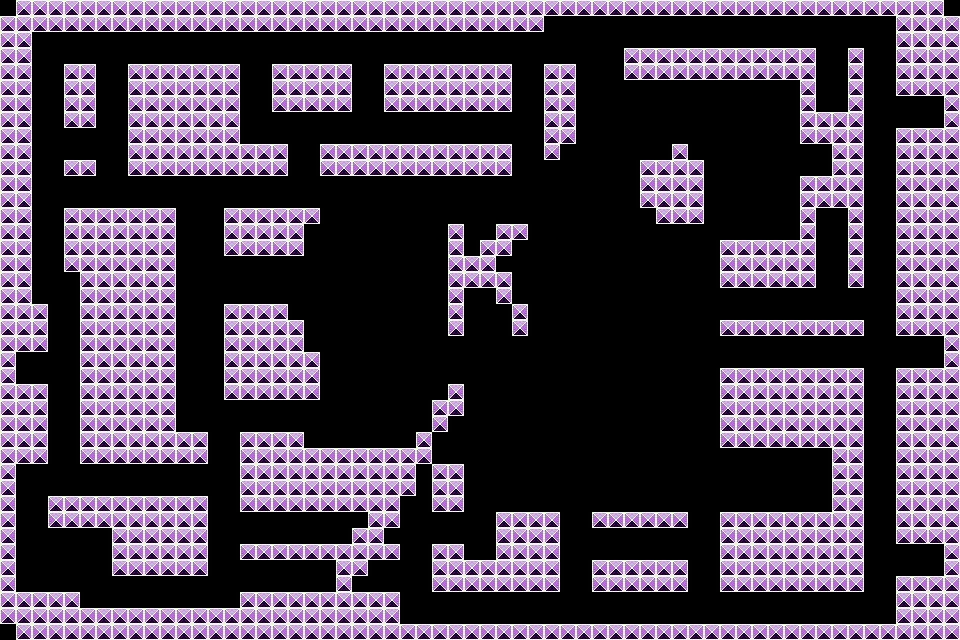

This game map was drawn from its Tiled (.tmx) file and the tilesets committed beside it. A one-line description and the full map source follow:
An orthogonal 60x40 tile map with 16x16 px tiles, 1 tile layer (walls).

<map version="1.10" tiledversion="1.10.2" orientation="orthogonal" renderorder="right-down" width="60" height="40" tilewidth="16" tileheight="16" infinite="0" nextlayerid="2" nextobjectid="1">
 <editorsettings>
  <export target="purple_map.json" format="json" />
 </editorsettings>
 <tileset firstgid="1" source="wall.tsx" />
 <layer id="1" name="walls" width="60" height="40">
  <data encoding="csv">
0,1,1,1,1,1,1,1,1,1,1,1,1,1,1,1,1,1,1,1,1,1,1,1,1,1,1,1,1,1,1,1,1,1,1,1,1,1,1,1,1,1,1,1,1,1,1,1,1,1,1,1,1,1,1,1,1,1,1,0,
1,1,1,1,1,1,1,1,1,1,1,1,1,1,1,1,1,1,1,1,1,1,1,1,1,1,1,1,1,1,1,1,1,1,0,0,0,0,0,0,0,0,0,0,0,0,0,0,0,0,0,0,0,0,0,0,1,1,1,1,
1,1,0,0,0,0,0,0,0,0,0,0,0,0,0,0,0,0,0,0,0,0,0,0,0,0,0,0,0,0,0,0,0,0,0,0,0,0,0,0,0,0,0,0,0,0,0,0,0,0,0,0,0,0,0,0,1,1,1,1,
1,1,0,0,0,0,0,0,0,0,0,0,0,0,0,0,0,0,0,0,0,0,0,0,0,0,0,0,0,0,0,0,0,0,0,0,0,0,0,1,1,1,1,1,1,1,1,1,1,1,1,0,0,1,0,0,1,1,1,1,
1,1,0,0,1,1,0,0,1,1,1,1,1,1,1,0,0,1,1,1,1,1,0,0,1,1,1,1,1,1,1,1,0,0,1,1,0,0,0,1,1,1,1,1,1,1,1,1,1,1,1,0,0,1,0,0,1,1,1,1,
1,1,0,0,1,1,0,0,1,1,1,1,1,1,1,0,0,1,1,1,1,1,0,0,1,1,1,1,1,1,1,1,0,0,1,1,0,0,0,0,0,0,0,0,0,0,0,0,0,0,1,0,0,1,0,0,1,1,1,1,
1,1,0,0,1,1,0,0,1,1,1,1,1,1,1,0,0,1,1,1,1,1,0,0,1,1,1,1,1,1,1,1,0,0,1,1,0,0,0,0,0,0,0,0,0,0,0,0,0,0,1,0,0,1,0,0,0,0,0,1,
1,1,0,0,1,1,0,0,1,1,1,1,1,1,1,0,0,0,0,0,0,0,0,0,0,0,0,0,0,0,0,0,0,0,1,1,0,0,0,0,0,0,0,0,0,0,0,0,0,0,1,1,1,1,0,0,0,0,0,1,
1,1,0,0,0,0,0,0,1,1,1,1,1,1,1,0,0,0,0,0,0,0,0,0,0,0,0,0,0,0,0,0,0,0,1,1,0,0,0,0,0,0,0,0,0,0,0,0,0,0,1,1,1,1,0,0,1,1,1,1,
1,1,0,0,0,0,0,0,1,1,1,1,1,1,1,1,1,1,0,0,1,1,1,1,1,1,1,1,1,1,1,1,0,0,1,0,0,0,0,0,0,0,1,0,0,0,0,0,0,0,0,0,1,1,0,0,1,1,1,1,
1,1,0,0,1,1,0,0,1,1,1,1,1,1,1,1,1,1,0,0,1,1,1,1,1,1,1,1,1,1,1,1,0,0,0,0,0,0,0,0,1,1,1,1,0,0,0,0,0,0,0,0,1,1,0,0,1,1,1,1,
1,1,0,0,0,0,0,0,0,0,0,0,0,0,0,0,0,0,0,0,0,0,0,0,0,0,0,0,0,0,0,0,0,0,0,0,0,0,0,0,1,1,1,1,0,0,0,0,0,0,1,1,1,1,0,0,1,1,1,1,
1,1,0,0,0,0,0,0,0,0,0,0,0,0,0,0,0,0,0,0,0,0,0,0,0,0,0,0,0,0,0,0,0,0,0,0,0,0,0,0,1,1,1,1,0,0,0,0,0,0,1,1,1,1,0,0,1,1,1,1,
1,1,0,0,1,1,1,1,1,1,1,0,0,0,1,1,1,1,1,1,0,0,0,0,0,0,0,0,0,0,0,0,0,0,0,0,0,0,0,0,0,1,1,1,0,0,0,0,0,0,1,0,0,1,0,0,1,1,1,1,
1,1,0,0,1,1,1,1,1,1,1,0,0,0,1,1,1,1,1,0,0,0,0,0,0,0,0,0,1,0,0,1,1,0,0,0,0,0,0,0,0,0,0,0,0,0,0,0,0,0,1,0,0,1,0,0,1,1,1,1,
1,1,0,0,1,1,1,1,1,1,1,0,0,0,1,1,1,1,1,0,0,0,0,0,0,0,0,0,1,0,1,1,0,0,0,0,0,0,0,0,0,0,0,0,0,1,1,1,1,1,1,0,0,1,0,0,1,1,1,1,
1,1,0,0,1,1,1,1,1,1,1,0,0,0,0,0,0,0,0,0,0,0,0,0,0,0,0,0,1,1,1,0,0,0,0,0,0,0,0,0,0,0,0,0,0,1,1,1,1,1,1,0,0,1,0,0,1,1,1,1,
1,1,0,0,0,1,1,1,1,1,1,0,0,0,0,0,0,0,0,0,0,0,0,0,0,0,0,0,1,1,1,1,0,0,0,0,0,0,0,0,0,0,0,0,0,1,1,1,1,1,1,0,0,1,0,0,1,1,1,1,
1,1,0,0,0,1,1,1,1,1,1,0,0,0,0,0,0,0,0,0,0,0,0,0,0,0,0,0,1,0,0,1,0,0,0,0,0,0,0,0,0,0,0,0,0,0,0,0,0,0,0,0,0,0,0,0,1,1,1,1,
1,1,1,0,0,1,1,1,1,1,1,0,0,0,1,1,1,1,0,0,0,0,0,0,0,0,0,0,1,0,0,0,1,0,0,0,0,0,0,0,0,0,0,0,0,0,0,0,0,0,0,0,0,0,0,0,1,1,1,1,
1,1,1,0,0,1,1,1,1,1,1,0,0,0,1,1,1,1,1,0,0,0,0,0,0,0,0,0,1,0,0,0,1,0,0,0,0,0,0,0,0,0,0,0,0,1,1,1,1,1,1,1,1,1,0,0,1,1,1,1,
1,1,1,0,0,1,1,1,1,1,1,0,0,0,1,1,1,1,1,0,0,0,0,0,0,0,0,0,0,0,0,0,0,0,0,0,0,0,0,0,0,0,0,0,0,0,0,0,0,0,0,0,0,0,0,0,0,0,0,1,
1,0,0,0,0,1,1,1,1,1,1,0,0,0,1,1,1,1,1,1,0,0,0,0,0,0,0,0,0,0,0,0,0,0,0,0,0,0,0,0,0,0,0,0,0,0,0,0,0,0,0,0,0,0,0,0,0,0,0,1,
1,0,0,0,0,1,1,1,1,1,1,0,0,0,1,1,1,1,1,1,0,0,0,0,0,0,0,0,0,0,0,0,0,0,0,0,0,0,0,0,0,0,0,0,0,1,1,1,1,1,1,1,1,1,0,0,1,1,1,1,
1,1,1,0,0,1,1,1,1,1,1,0,0,0,1,1,1,1,1,1,0,0,0,0,0,0,0,0,1,0,0,0,0,0,0,0,0,0,0,0,0,0,0,0,0,1,1,1,1,1,1,1,1,1,0,0,1,1,1,1,
1,1,1,0,0,1,1,1,1,1,1,0,0,0,0,0,0,0,0,0,0,0,0,0,0,0,0,1,1,0,0,0,0,0,0,0,0,0,0,0,0,0,0,0,0,1,1,1,1,1,1,1,1,1,0,0,1,1,1,1,
1,1,1,0,0,1,1,1,1,1,1,0,0,0,0,0,0,0,0,0,0,0,0,0,0,0,0,1,0,0,0,0,0,0,0,0,0,0,0,0,0,0,0,0,0,1,1,1,1,1,1,1,1,1,0,0,1,1,1,1,
1,1,1,0,0,1,1,1,1,1,1,1,1,0,0,1,1,1,1,0,0,0,0,0,0,0,1,0,0,0,0,0,0,0,0,0,0,0,0,0,0,0,0,0,0,1,1,1,1,1,1,1,1,1,0,0,1,1,1,1,
1,1,1,0,0,1,1,1,1,1,1,1,1,0,0,1,1,1,1,1,1,1,1,1,1,1,1,0,0,0,0,0,0,0,0,0,0,0,0,0,0,0,0,0,0,0,0,0,0,0,0,0,1,1,0,0,1,1,1,1,
1,0,0,0,0,0,0,0,0,0,0,0,0,0,0,1,1,1,1,1,1,1,1,1,1,1,0,1,1,0,0,0,0,0,0,0,0,0,0,0,0,0,0,0,0,0,0,0,0,0,0,0,1,1,0,0,1,1,1,1,
1,0,0,0,0,0,0,0,0,0,0,0,0,0,0,1,1,1,1,1,1,1,1,1,1,1,0,1,1,0,0,0,0,0,0,0,0,0,0,0,0,0,0,0,0,0,0,0,0,0,0,0,1,1,0,0,1,1,1,1,
1,0,0,1,1,1,1,1,1,1,1,1,1,0,0,1,1,1,1,1,1,1,1,1,1,0,0,1,1,0,0,0,0,0,0,0,0,0,0,0,0,0,0,0,0,0,0,0,0,0,0,0,1,1,0,0,1,1,1,1,
1,0,0,1,1,1,1,1,1,1,1,1,1,0,0,0,0,0,0,0,0,0,0,1,1,0,0,0,0,0,0,1,1,1,1,0,0,1,1,1,1,1,1,0,0,1,1,1,1,1,1,1,1,1,0,0,1,1,1,1,
1,0,0,0,0,0,0,1,1,1,1,1,1,0,0,0,0,0,0,0,0,0,1,1,0,0,0,0,0,0,0,1,1,1,1,0,0,0,0,0,0,0,0,0,0,1,1,1,1,1,1,1,1,1,0,0,1,1,1,1,
1,0,0,0,0,0,0,1,1,1,1,1,1,0,0,1,1,1,1,1,1,1,1,1,1,0,0,1,1,0,0,1,1,1,1,0,0,0,0,0,0,0,0,0,0,1,1,1,1,1,1,1,1,1,0,0,0,0,0,1,
1,0,0,0,0,0,0,1,1,1,1,1,1,0,0,0,0,0,0,0,0,1,1,0,0,0,0,1,1,1,1,1,1,1,1,0,0,1,1,1,1,1,1,0,0,1,1,1,1,1,1,1,1,1,0,0,0,0,0,1,
1,0,0,0,0,0,0,0,0,0,0,0,0,0,0,0,0,0,0,0,0,1,0,0,0,0,0,1,1,1,1,1,1,1,1,0,0,1,1,1,1,1,1,0,0,1,1,1,1,1,1,1,1,1,0,0,1,1,1,1,
1,1,1,1,1,0,0,0,0,0,0,0,0,0,0,1,1,1,1,1,1,1,1,1,1,0,0,0,0,0,0,0,0,0,0,0,0,0,0,0,0,0,0,0,0,0,0,0,0,0,0,0,0,0,0,0,1,1,1,1,
1,1,1,1,1,1,1,1,1,1,1,1,1,1,1,1,1,1,1,1,1,1,1,1,1,0,0,0,0,0,0,0,0,0,0,0,0,0,0,0,0,0,0,0,0,0,0,0,0,0,0,0,0,0,0,0,1,1,1,1,
0,1,1,1,1,1,1,1,1,1,1,1,1,1,1,1,1,1,1,1,1,1,1,1,1,1,1,1,1,1,1,1,1,1,1,1,1,1,1,1,1,1,1,1,1,1,1,1,1,1,1,1,1,1,1,1,1,1,1,1
</data>
 </layer>
</map>